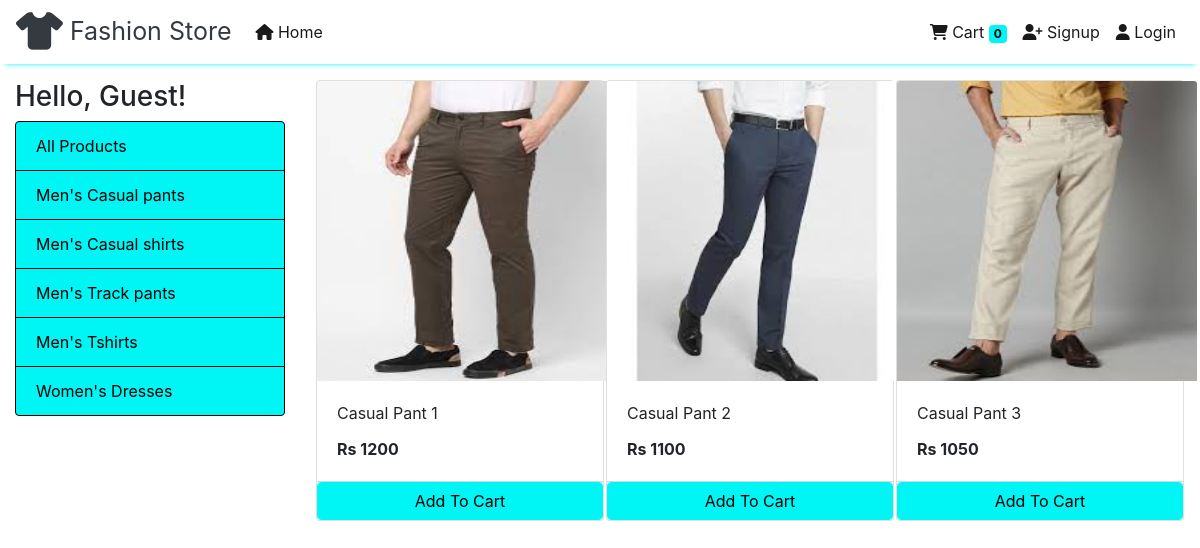
/website?category=2, run on the app's committed database.
### website/models.py (models this page shows, shortened)
class Category(models.Model):
    name = models.CharField(max_length=50)
    @staticmethod
    def all_categories():
        return Category.objects.all()

class Products(models.Model):
    name=models.CharField(max_length=50)
    category=models.ForeignKey(Category,on_delete=models.CASCADE,default=1)
    price=models.IntegerField(default=0)
    description=models.CharField(max_length=100,blank=True,null=True)
    image=models.ImageField(upload_to='media/products/')
    @staticmethod
    def products_by_category(key):
        if key:
            return Products.objects.filter(category=key)
        else:
            return Products.all_products()

### website/views.py (the view)
# urls.py: path('',include('website.urls'))
def website(request):
    cart = request.session.get('cart')
    if not cart:
        request.session['cart'] = {}
    products = None
    data = {}
    categories = Category.all_categories()
    categoryID = request.GET.get('category')
    customer = request.session.get('customer')
    if customer:
        user = Customer.current_customer(customer)
        data['customer'] = user
    orders = Order.get_orders_by_customer(customer)
    if categoryID:
        products = Products.products_by_category(categoryID)
    else:
        products = Products.all_products()
    data['products'] = products
    data['categories'] = categories
    data['orders']= orders
    return render(request, 'index.html', data)

### website/models.py (called while the page is built)
    @staticmethod
    def get_orders_by_customer(customer_id):
        return Order.objects.filter(customer=customer_id).order_by('-date')

### website/templatetags/cart.py (called while the page is built)
@register.filter(name='is_in_cart')
def is_in_cart(product, cart):
    keys = cart.keys()
    for id in keys:
        if int(id) == product.id:
            return True
    return False

### website/templatetags/filter.py (called while the page is built)
@register.filter(name='currency')
def currency(number):
    return "Rs "+str(number)

### website/templates/index.html (shortened to what this page needs)
{% extends 'home.html' %}
{% block content %}
{% load cart %}
{% load filter %}
<div class="container-fluid mt-3">
	<div class="row">
		<div class="col-lg-3 mx-auto">
			{% if customer %}
			<h3>Hello, {{customer.first_name}}!</h3>
			{% else %}
			<h3>Hello, Guest!</h3>
			{% endif %}
			<div class="list-group" >
				<a href="/" class="list-group-item"style="background-color: rgb(0, 245, 245);color:#000000;border-color:#000000;">All Products</a>
				{% for category in categories.all|dictsort:"name" %}
				<a href="/?category={{category.id}}"
					class="list-group-item"style="background-color: rgb(0, 245, 245);color:#000000;border-color:#000000;">{{category.name}}
				</a>
				{% endfor %}
			</div>
		</div>
		<div id='products' class="col-lg-9 mx-auto">
			{% if products %}
				<div class="row mx-auto" >
					{% for product in products %}
					<div class="card mx-auto mb-3" id={{product.id}} style="width: 18rem;">
						<img class="card-img-top" src="{{product.image.url}}" alt="Card image cap" style="width: 300px;height: 300px;overflow: hidden;">
						<div class="card-body">
							<p class="card-title">{{product.name}}</p>
							<p class="card-text"><b>{{product.price|currency}}</b></p>
						</div>
						<div class="card-footer p-0 no-gutters">
							{% if product|is_in_cart:request.session.cart %}
							<div class="row no-gutters">
								<form action="/#{{product.id}}" class="col-2 " method="post">
									{% csrf_token %}
									<input hidden type="text" name='product' value='{{product.id}}'>
									<input hidden type="text" name='remove' value='True'>
									<input type="submit" value=" - " class="btn btn-block btn-success border-right" style="background-color: rgb(0, 245, 245);color:#000000;border-color:rgb(0, 245, 245);">
								</form>
								<div class="text-center col btn btn-success" style="background-color: rgb(0, 245, 245);color:#000000;border-color:rgb(0, 245, 245);">{{product|cart_quantity:request.session.cart}} in Cart</div>
								<form action="/#{{product.id}}" class="col-2 " method="post">
									{% csrf_token %}
									<input hidden type="text" name='product' value='{{product.id}}'>
									<input type="submit" value=" + " class="btn btn-block btn-success border-left" style="background-color: rgb(0, 245, 245);color:#000000;border-color:rgb(0, 245, 245);">
								</form>
							</div>
							{% else %}
							<form action="/#{{product.id}}" method="POST" class="btn-block">
								<input type="submit" class="float-right btn btn-success form-control"
									value="Add To Cart" style="background-color: rgb(0, 245, 245);color:#000000;border-color:rgb(0, 245, 245);">
							</form>
							{% endif %}
						</div>
					</div>
					{% endfor %}
				</div>
			{% else %}
			<div style="position:absolute;top:50%;left:50%;-webkit-transform: translate(-10%, -50%);
			transform: translate(-50%, -50%);">
				<a>Products will be added soon in this category !</a>
			</div>
			{% endif %}
		</div>
	</div>
</div>
{% endblock %}

### data on the page
Category: name "Men's Casual pants"
Category: name "Men's Casual shirts"
Category: name "Men's Track pants"
Category: name "Men's Tshirts"
Category: name "Women's Dresses"
Products: image (picture), name "Casual Pant 1", price "Rs 1200"
Products: image (picture), name "Casual Pant 2", price "Rs 1100"
Products: image (picture), name "Casual Pant 3", price "Rs 1050"

### other printed values
{{ request.session.cart.keys|length }} "0"
